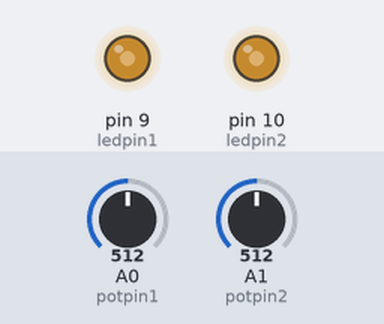
This sketch was run on a simulated Arduino Uno, built with avr-gcc and run on an emulated ATmega328P. Shown: output pins drawn as LEDs (lit = HIGH). Inputs (shaded band) come from the test bench; at power-on: A0 (potpin1) = 512, A1 (potpin2) = 512.

Above: at 1.2 s.
1.3 s: A0 (potpin1) set to 716
At 1.9 s:
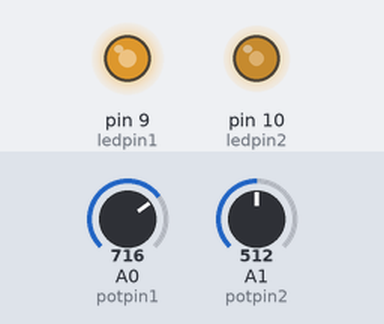
2.8 s: A1 (potpin2) set to 716
At 3.1 s:
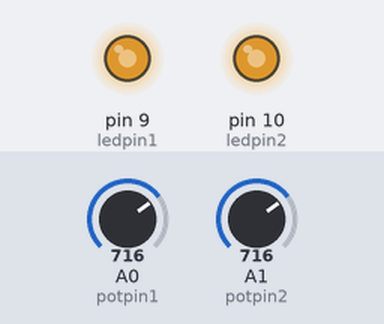
4.3 s: A0 (potpin1) set to 900
At 5.4 s:
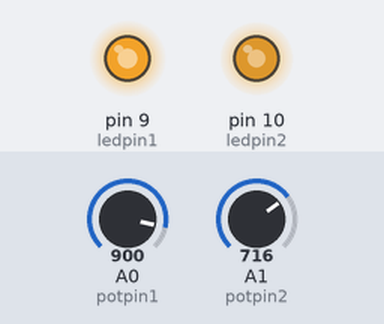
5.8 s: A1 (potpin2) set to 900
At 6.5 s:
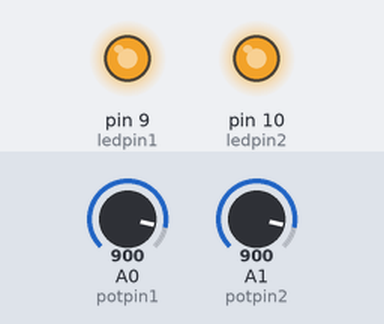
7.3 s: A0 (potpin1) set to 511
At 7.7 s:
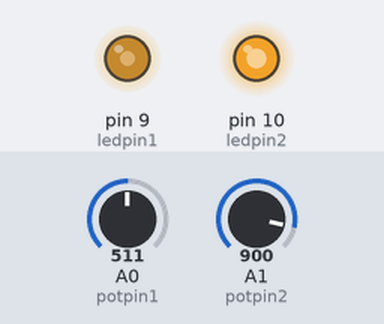
8.8 s: A1 (potpin2) set to 122
At 10.0 s:
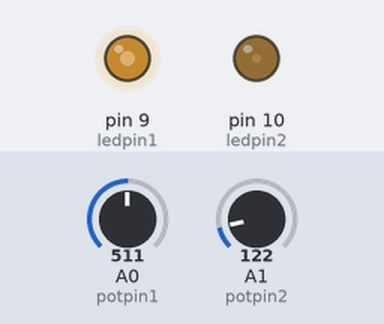
Timing chart, 0 to 11.3 s (numbered marks = the images above; inputs shaded):
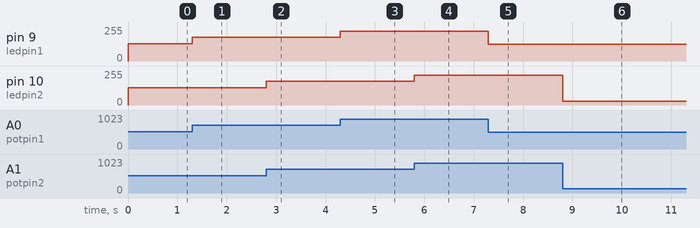

Measured:
- after the input at 1.3 s, pin 9 (ledpin1): 128/255 → 179/255 at once
- after the input at 2.8 s, pin 10 (ledpin2): 128/255 → 179/255 at once
- after the input at 4.3 s, pin 9 (ledpin1): 179/255 → 225/255 at once
- after the input at 5.8 s, pin 10 (ledpin2): 179/255 → 225/255 at once
- after the input at 7.3 s, pin 9 (ledpin1): 225/255 → 127/255 at once
- after the input at 8.8 s, pin 10 (ledpin2): 225/255 → 30/255 at once

The sketch:

_20170913.ino
```cpp
int potpin1 = 0;
int potpin2 = 1;
int ledpin1 = 9;
int ledpin2 = 10;
int val1;
int val2;

void setup() {
  // put your setup code here, to run once:
  pinMode(ledpin1, OUTPUT);
  pinMode(ledpin2, OUTPUT);
}

void loop() {
  // put your main code here, to run repeatedly:
  val1 = analogRead(potpin1);
  analogWrite(ledpin1, val1/4);
  val2 = analogRead(potpin2);
  analogWrite(ledpin2, val2/4);
}
```
